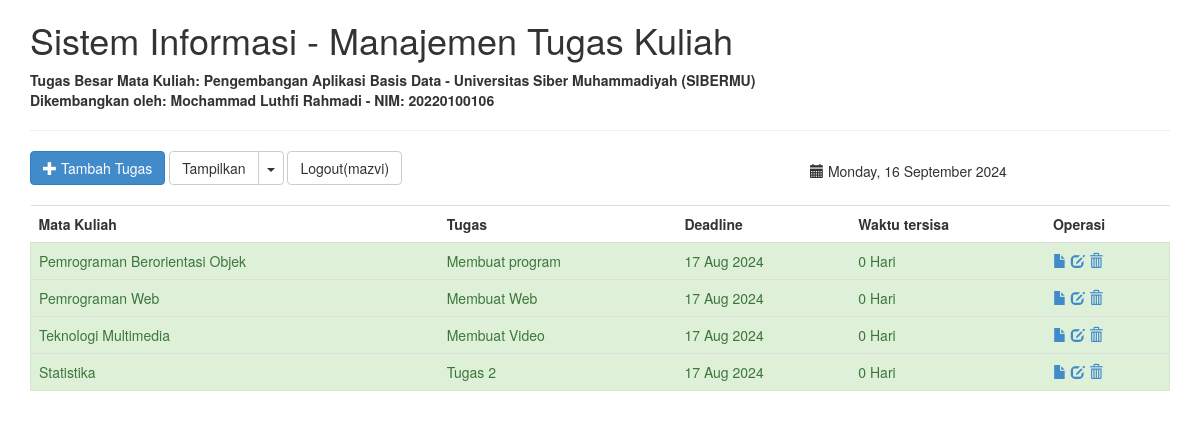
The app's page /index.php?sortir=selesai (signed in) with its own data.
### tables this page shows
CREATE TABLE `tugas` (
  `id` int(5) NOT NULL,
  `matakul` varchar(32) DEFAULT NULL,
  `judul` varchar(64) DEFAULT NULL,
  `deskripsi` text DEFAULT NULL,
  `jenis` int(2) DEFAULT 1 COMMENT '1 = individu, 2 = kelompok',
  `deadline` date DEFAULT NULL,
  `selesai` int(2) DEFAULT 0 COMMENT '0 = belum selesai, 1 = selesai',
  `user_id` int(11) DEFAULT NULL
);

### tampil.php (the view)
<?php
$query = mysqli_query($koneksi, "SELECT * FROM tugas;") or die("<b>Error: </b>" . mysqli_error($koneksi));
if(isset($_GET['sortir'])){
	if($_GET['sortir'] == "selesai"){
		$query = mysqli_query($koneksi, "SELECT * FROM tugas WHERE selesai='1';") or die("<b>Error: </b>" . mysqli_error($koneksi));
	}
	elseif($_GET['sortir'] == "belum"){
		$query = mysqli_query($koneksi, "SELECT * FROM tugas WHERE selesai='0';") or die("<b>Error: </b>" . mysqli_error($koneksi));
	}
	elseif($_GET['sortir'] == "h-1"){}
	elseif($_GET['sortir'] == "tidakdikerjakan"){
	}
	else{}
}
while($tugas=mysqli_fetch_array($query)){
	$sekarang = time();
    $deadline = strtotime($tugas['deadline']);
    $beda = $deadline - $sekarang;
    $sisa_hari = floor($beda/(60*60*24));
	if(($sisa_hari <= 2) && ($tugas['selesai'] == 0)){
		$bg = "alert alert-danger";
	} elseif ($tugas['selesai'] == 1) {
		$bg = "alert alert-success";
		if($sisa_hari < 0) $sisa_hari = 0;
	} elseif($sisa_hari <= 7){
		$bg = "alert alert-warning";
	} else {
		$bg = "";
	}
	echo "<tr class='$bg'>";
	echo "<td>".$tugas['matakul']."</td>";
	echo "<td>".$tugas['judul']."</td>";
	echo "<td>".date("j M Y", strtotime($tugas['deadline']))."</td>";
	echo "<td>$sisa_hari Hari</td>";
	echo "<td>
		<a href='detail.php?id=".$tugas['id']."' class='glyphicon glyphicon-file' title='Lihat Detail'></a>
		<a href='edit.php?id=".$tugas['id']."' class='glyphicon glyphicon-edit' title='Edit'></a>
		<a href='hapus.php?id=".$tugas['id']."' class='glyphicon glyphicon-trash' title='Hapus'></a>
		</td>";
	echo "</tr>";
}
?>

### records on screen
tugas: matakul "Pemrograman Berorientasi Objek", judul "Membuat program", deadline "17 Aug 2024", deadline "0"
tugas: matakul "Pemrograman Web", judul "Membuat Web", deadline "17 Aug 2024", deadline "0"
tugas: matakul "Teknologi Multimedia", judul "Membuat Video", deadline "17 Aug 2024", deadline "0"
tugas: matakul "Statistika", judul "Tugas 2", deadline "17 Aug 2024", deadline "0"

### other values on screen
$_SESSION['login'] "mazvi"
